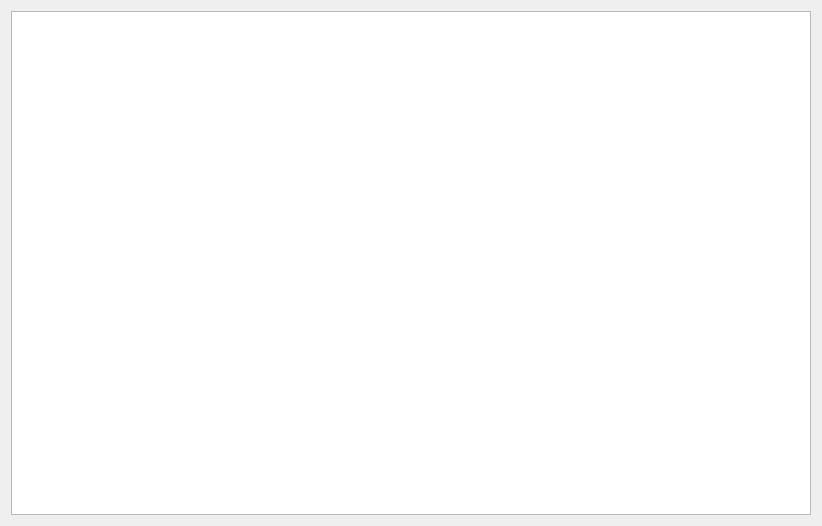
<?xml version="1.0" encoding="UTF-8"?>
<ui version="4.0">
 <class>VeQItemTableWidget</class>
 <widget class="QWidget" name="VeQItemTableWidget">
  <property name="geometry">
   <rect>
    <x>0</x>
    <y>0</y>
    <width>822</width>
    <height>526</height>
   </rect>
  </property>
  <property name="windowTitle">
   <string>QT Table Widget</string>
  </property>
  <layout class="QVBoxLayout" name="verticalLayout">
   <item>
    <widget class="QTableView" name="tableView"/>
   </item>
  </layout>
 </widget>
 <resources/>
 <connections/>
</ui>
